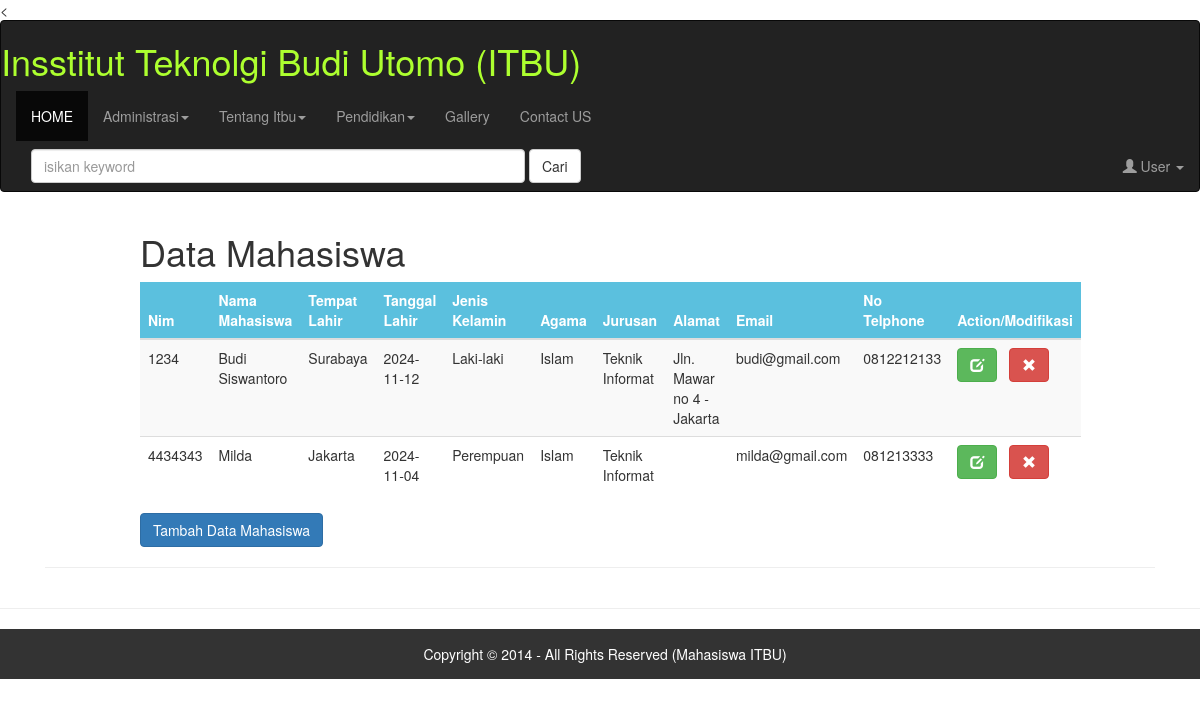
The page /mahasiswa-display.php (signed in) on the database its author committed.
### tables this page shows
CREATE TABLE `mahasiswa` (
  `id` int(11) NOT NULL,
  `nim` char(11) NOT NULL,
  `nama` varchar(50) NOT NULL,
  `tempat_lahir` varchar(30) NOT NULL,
  `tgl_lahir` date NOT NULL,
  `jenis_kelamin` varchar(10) NOT NULL,
  `agama` varchar(10) NOT NULL,
  `jurusan` varchar(15) NOT NULL,
  `email` varchar(50) NOT NULL,
  `telp` varchar(15) NOT NULL,
  `alamat` varchar(100) NOT NULL
);

### includes/myClass.php (called while the page is built, shortened)
<?php
class Database {
	private $dbHost="localhost";
	private $dbUser="root";
	private $dbPass="";
	private $dbName="itbu2024";
	function connectMySQL() {
		$conn = new mysqli($this->dbHost, $this->dbUser, $this->dbPass,$this->dbName);
		return $conn;
	}
}
Class mahasiswa {
		function tampilMahasiswa()
			{
		try {
		  $db=new Database;
		  $mysqli = $db->connectMySQL();
		  $query = "SELECT * FROM mahasiswa ORDER BY nim";
		  $result = $mysqli->query($query);
			   while ($row = $result->fetch_array(MYSQLI_BOTH))
			    $data[]=$row;
			    return $data;
			}
		catch (Exception $e) {
		 		 echo "Query bermasalah: ".$e->getMessage(). " (".$e->getCode().")";
			}
		finally {
		  if (isset($mysqli)) {
		    $mysqli->close();
		  }
		}
	}
}

### mahasiswa-display.php (the view, shortened to what this page needs)
<!DOCTYPE html>
<html>
<head>
	<link rel="stylesheet" type="text/css" href="css/css/bootstrap.min.css">
    <?php
        include "includes/myclass.php";
        $mhs = new mahasiswa();
    ?>
</head>
<body>
	<
    <?php
    include("includes/header.php") ;
    ?>
    <div class="container">
         <div class="container-fluid">
            <div class="row">
            <div class="col-md-1"></div>
            <div class="col-md-10">
                <div class="card">
                    <div class="card-header">
                       <h1>Data Mahasiswa</h1>
                    </div>
                    <div class="card-body">
                    <table class="table table-hover table-striped">
                        <thead>
                            <tr class="btn-info">
                                <th>Nim</th>
                                <th>Nama Mahasiswa</th>
                                <th>Tempat Lahir</th>
                                <th>Tanggal Lahir</th>
                                <th>Jenis Kelamin</th>
                                <th>Agama</th>
                                <th>Jurusan</th>
                                <th>Alamat</th>
                                <th>Email</th>
                                <th>No Telphone</th>
                                <th>Action/Modifikasi</th>
                            </tr>
                        </thead>
                        <tbody>
                          <?php
                            $arraymhs=$mhs->TampilMahasiswa();
                            foreach($arraymhs as $row) {
                           ?>
                                <tr>
                                    <td><?php echo $row['nim']; ?></td>
                                    <td><?php echo $row['nama']; ?> </td>
                                    <td><?php echo $row['tempat_lahir']; ?></td>
                                    <td><?php echo $row['tgl_lahir'] ;?></td>
                                    <td><?php echo $row['jenis_kelamin'] ;?></td>
                                    <td><?php echo $row['agama']; ?></td>
                                    <td><?php echo $row['jurusan']; ?> </td>
                                    <td><?php echo $row['alamat']; ?></td>
                                    <td><?php echo $row['email'] ;?></td>
                                    <td><?php echo $row['telp'] ;?></td>
                                    <td>
                                        <a href="mahasiswa-edit.php?Kode=<?php echo $row['nim'];?>" class ="btn btn-success">
                                        <span class="glyphicon glyphicon-edit"></span>
                                        </a>
                                        <a href="mahasiswa-del.php?Kode=<?php echo $row['nim'];?>" class ="btn btn-danger">
                                        <span class="glyphicon glyphicon-remove" onClick="return confirm('Apakah Anda Yakin?');"></span>                   </a>
                                    </td>
                            <?php
                            } ;
                            ?>
                        </tbody>
                    </table>
                    <a href="mahasiswa-add.php" class="btn btn-primary">Tambah Data Mahasiswa</a>
                    </div>
                    </div>
            </div>
            <div class="col-md-1"></div>
        </div>
        <hr>
    </div>
</div>
 <?php
    include("includes/footer.php") ;
    ?>
</body>
</html>

### rows shown on the page
mahasiswa: nim "1234", nama "Budi Siswantoro", tempat_lahir "Surabaya", tgl_lahir "2024-11-12", jenis_kelamin "Laki-laki", agama "Islam", jurusan "Teknik Informat", alamat "Jln. Mawar no 4 - Jakarta", email "budi@gmail.com", telp "0812212133"
mahasiswa: nim "4434343", nama "Milda", tempat_lahir "Jakarta", tgl_lahir "2024-11-04", jenis_kelamin "Perempuan", agama "Islam", jurusan "Teknik Informat", email "milda@gmail.com", telp "081213333"
